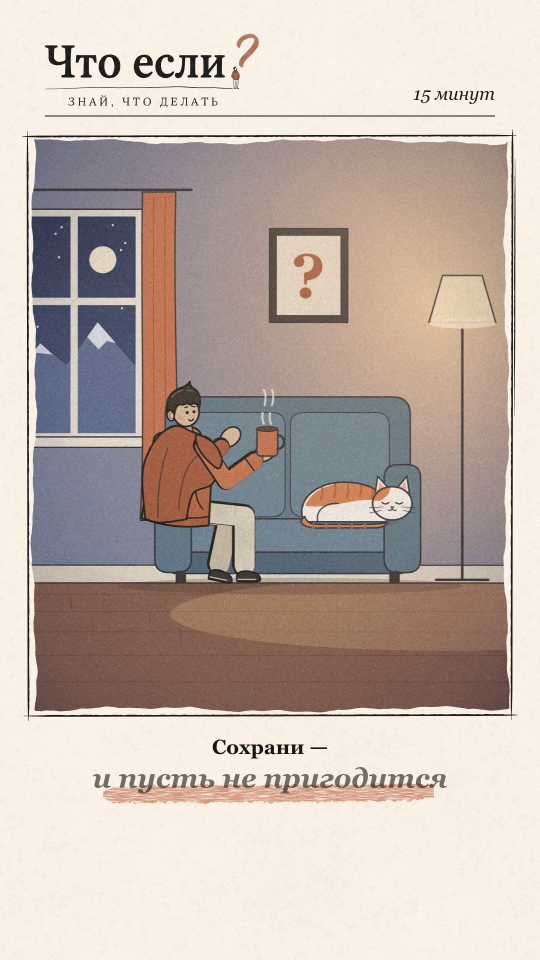
#> input picture Chto_Esli/work/tmp/lavina_orig_tail/orig_44.0.jpg, 1080 x 1920 px, found by its file name (shown at 1/2 size)
$ python isolate_character.py
#> lines starting #> are read from the running program, lines starting #| are printed output that depends on the picture; after the words box and inside, x2 and y2 are one past the last pixel; in counts of white or black regions, pixels touching at a corner belong together
import cv2
import numpy as np
from PIL import Image

# Load orig_44.0.jpg
orig = cv2.imread('D:/Chanels/Chto_Esli/chtoesli/episodes/lavina/inspect_orig/orig_44.0.jpg')
#> orig is the input picture: shape (1920, 1080, 3); mean B, G, R 170.7, 179.1, 193.2
h, w, c = orig.shape
#> h = 1920; w = 1080; c = 3

# The character in orig_44.0.jpg is in bounding box:
# y: 660..1175, x: 260..535
# Let's crop the character with margin
char_crop = orig[660:1175, 260:535].copy()
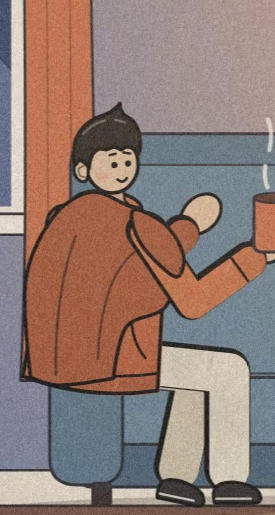
#> char_crop: shape (515, 275, 3); mean B, G, R 115.6, 123.3, 144.9

# In char_crop:
# x=0 corresponds to x=260 in orig
# y=0 corresponds to y=660 in orig

# Let's create an accurate alpha mask for the character:
# In orig, the character's parts are:
# 1. Hair: dark #2B2733
# 2. Face: skin #EFC9A8
# 3. Hoodie: orange #D06A33
# 4. Mug: orange #D06A33
# 5. Steam: white #F4EFE6
# 6. Pants: cream #D9D4CC / #EDEAE4
# 7. Shoes: dark #3B3850
# 8. Ink outlines: dark #211c1a

# Let's build a clean mask using GrabCut or color thresholding:
mask = np.zeros(char_crop.shape[:2], np.uint8)
bgdModel = np.zeros((1, 65), np.float64)
fgdModel = np.zeros((1, 65), np.float64)

# Bounding box of character inside char_crop:
# Top-left margin is background (wall/window)
rect = (5, 5, char_crop.shape[1] - 10, char_crop.shape[0] - 10)
#> rect = (5, 5, 265, 505)
cv2.grabCut(char_crop, mask, rect, bgdModel, fgdModel, 5, cv2.GC_INIT_WITH_RECT)

mask2 = np.where((mask == 2) | (mask == 0), 0, 1).astype('uint8')
char_isolated = char_crop * mask2[:, :, np.newaxis]
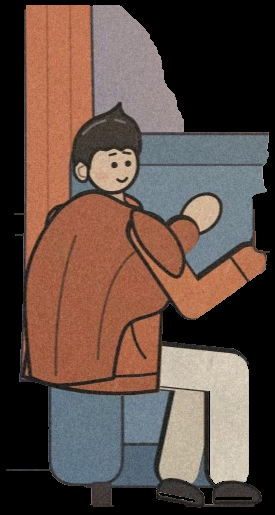
#> char_isolated: shape (515, 275, 3); mean B, G, R 68.7, 77.1, 96.2

cv2.imwrite('D:/Chanels/Chto_Esli/chtoesli/review/char_isolated.png', char_isolated)
cv2.imwrite('D:/Chanels/Chto_Esli/chtoesli/review/char_mask.png', mask2 * 255)
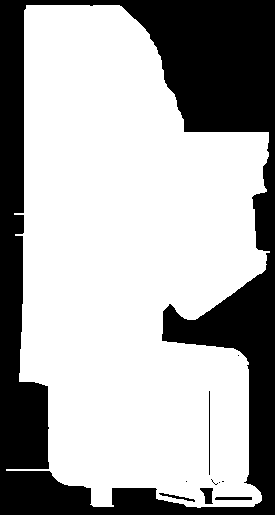
#> saved as char_mask.png: shape (515, 275); 67.3% white; 10 black regions (5 under 20 px), largest, box (x1, y1, x2, y2) and area: (0, 0, 275, 515) 45853, (200, 488, 213, 504) 138, (215, 497, 252, 500) 110, (209, 391, 210, 475) 84, (159, 493, 195, 502) 84
print("Character segmented.")

$ run again, with Chto_Esli/work/tmp/lavina_orig_tail/orig_42.0.jpg copied over Chto_Esli/work/tmp/lavina_orig_tail/orig_44.0.jpg
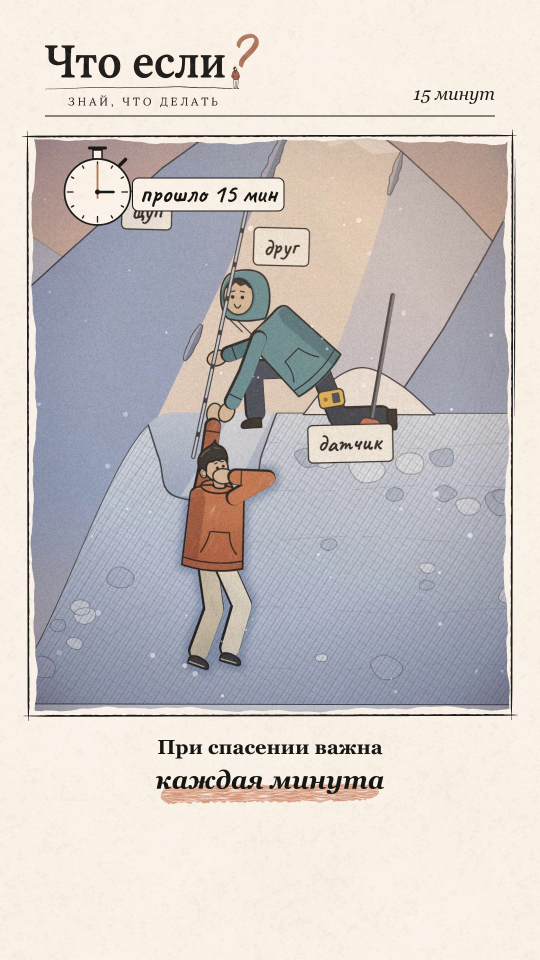
#> input picture Chto_Esli/work/tmp/lavina_orig_tail/orig_42.0.jpg, 1080 x 1920 px, found by its file name (shown at 1/2 size)
#> orig is the input picture: shape (1920, 1080, 3); mean B, G, R 195.8, 197.6, 203.3
#> `char_crop = orig[660:1175, 260:535].copy()`:
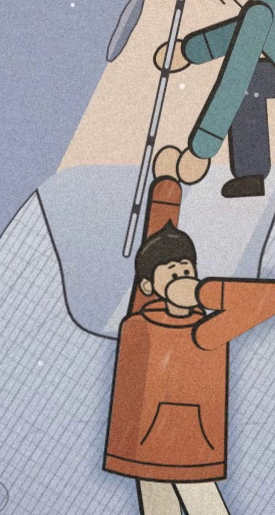
#> char_crop: shape (515, 275, 3); mean B, G, R 155.1, 154, 164.1
#> `cv2.imwrite('D:/Chanels/Chto_Esli/chtoesli/review/char_mask.png', mask..`:
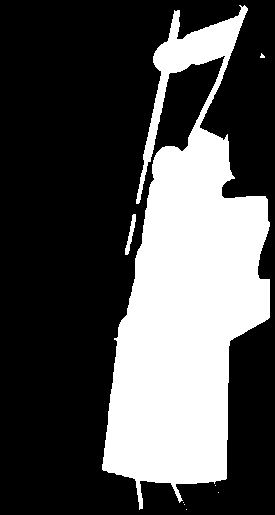
#> saved as char_mask.png: shape (515, 275); 31.4% white; 8 white regions (6 under 20 px), largest, box (x1, y1, x2, y2) and area: (102, 5, 270, 510) 44256, (125, 214, 136, 255) 168
